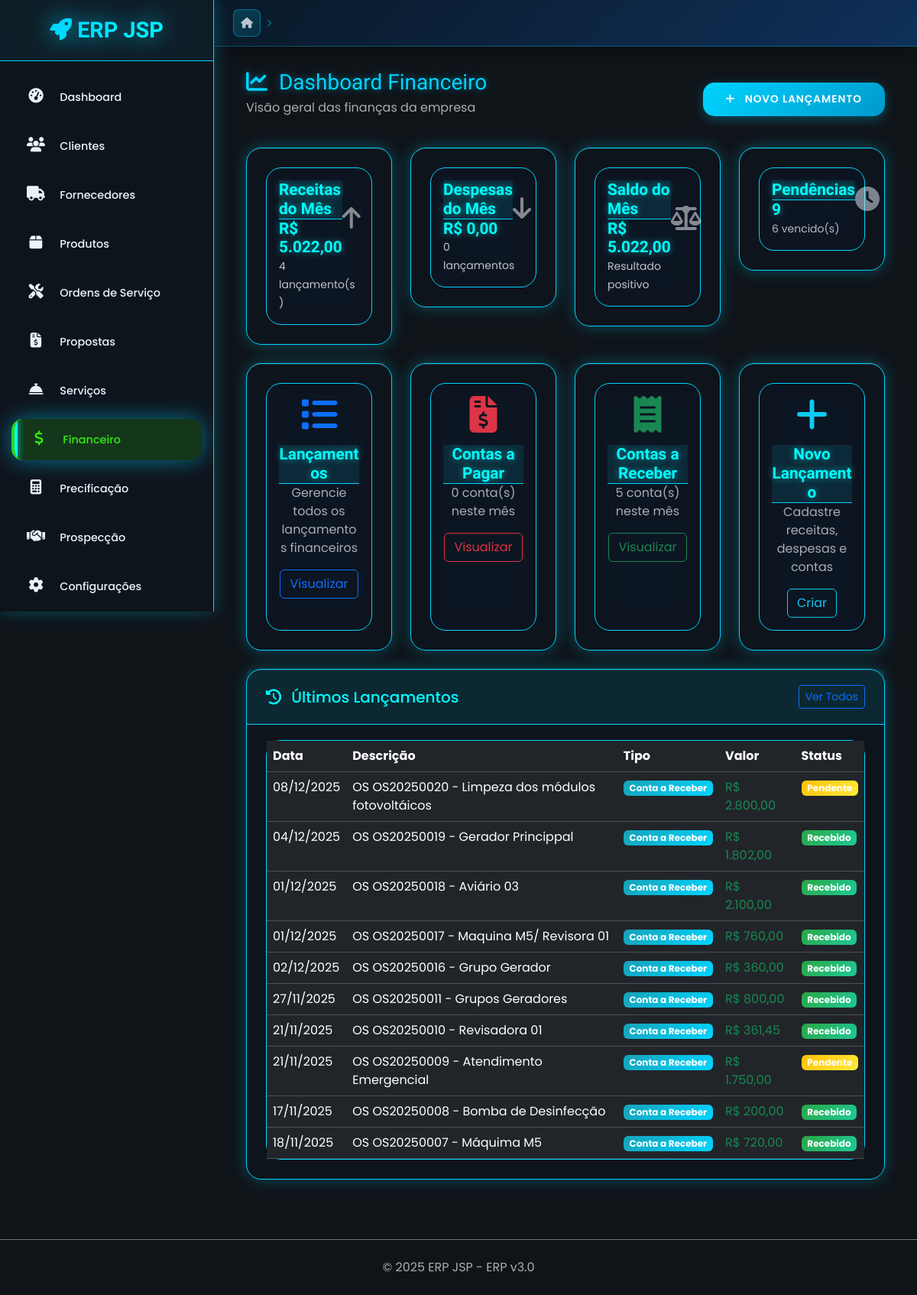
Screenshot of /financeiro/ with the database file from the repository.
### app/financeiro/financeiro_model.py (models this page shows, shortened)
class LancamentoFinanceiro(BaseModel):
    __tablename__ = 'lancamentos_financeiros'
    descricao = db.Column(db.String(255), nullable=False)
    valor = db.Column(db.Numeric(12, 2), nullable=False)
    tipo = db.Column(db.String(20), nullable=False)
    status = db.Column(db.String(20), default='pendente', nullable=False)
    categoria = db.Column(db.String(100))
    subcategoria = db.Column(db.String(100))
    data_lancamento = db.Column(db.Date, default=date.today, nullable=False)
    data_vencimento = db.Column(db.Date)
    data_pagamento = db.Column(db.Date)
    observacoes = db.Column(db.Text)
    numero_documento = db.Column(db.String(50))
    forma_pagamento = db.Column(db.String(50))
    cliente_id = db.Column(db.Integer, db.ForeignKey('clientes.id'), nullable=True)
    fornecedor_id = db.Column(db.Integer, db.ForeignKey('fornecedores.id'), nullable=True)
    ordem_servico_id = db.Column(db.Integer, db.ForeignKey('ordem_servico.id'), nullable=True)
    recorrente = db.Column(db.Boolean, default=False)
    frequencia = db.Column(db.String(20))  # mensal, anual, semanal
    cliente = db.relationship('Cliente', backref='lancamentos_financeiros', foreign_keys=[cliente_id])
    fornecedor = db.relationship('Fornecedor', backref='lancamentos_financeiros', foreign_keys=[fornecedor_id])
    ordem_servico = db.relationship('OrdemServico', backref='lancamentos_financeiros', foreign_keys=[ordem_servico_id])
    @property
    def valor_formatado(self):
        return f"R$ {self.valor:,.2f}".replace(',', 'X').replace('.', ',').replace('X', '.')
    @property
    def tipo_formatado(self):
        tipos = {
            'receita': 'Receita',
            'despesa': 'Despesa',
            'conta_receber': 'Conta a Receber',
            'conta_pagar': 'Conta a Pagar'
        }
        return tipos.get(self.tipo, self.tipo.title())
    @property
    def status_formatado(self):
        status_map = {
            'pendente': 'Pendente',
            'pago': 'Pago',
            'recebido': 'Recebido',
            'cancelado': 'Cancelado',
            'vencido': 'Vencido'
        }
        return status_map.get(self.status, self.status.title())
    @property
    def status_cor(self):
        cores = {
            'pendente': 'warning',
            'pago': 'success',
            'recebido': 'success',
            'cancelado': 'secondary',
            'vencido': 'danger'
        }
        return cores.get(self.status, 'secondary')
    @property
    def tipo_cor(self):
        cores = {
            'receita': 'success',
            'despesa': 'danger',
            'conta_receber': 'info',
            'conta_pagar': 'warning'
        }
        return cores.get(self.tipo, 'secondary')
    @classmethod
    def get_contas_receber(cls):
        return cls.query.filter_by(tipo='conta_receber', ativo=True)
    @classmethod
    def get_contas_pagar(cls):
        return cls.query.filter_by(tipo='conta_pagar', ativo=True)
    @classmethod
    def get_pendentes(cls):
        return cls.query.filter_by(status='pendente', ativo=True)
    @classmethod
    def get_vencidos(cls):
        hoje = date.today()
        return cls.query.filter(
            cls.data_vencimento < hoje,
            cls.status.in_(['pendente']),
            cls.ativo == True
        )
    @classmethod
    def get_resumo_mes(cls, mes=None, ano=None):
        if not mes:
            mes = date.today().month
        if not ano:
            ano = date.today().year
        filtro_data = db.and_(
            db.extract('month', cls.data_lancamento) == mes,
            db.extract('year', cls.data_lancamento) == ano,
            cls.ativo == True
        )
        receitas = cls.query.filter(
            filtro_data,
            cls.tipo.in_(['receita', 'conta_receber']),
            cls.status == 'recebido'
        ).all()
        despesas = cls.query.filter(
            filtro_data,
            cls.tipo.in_(['despesa', 'conta_pagar']),
            cls.status == 'pago'
        ).all()
        total_receitas = sum(float(r.valor) for r in receitas)
        total_despesas = sum(float(d.valor) for d in despesas)
        saldo = total_receitas - total_despesas
        return {
            'total_receitas': total_receitas,
            'total_despesas': total_despesas,
            'saldo': saldo,
            'qtd_receitas': len(receitas),
            'qtd_despesas': len(despesas)
        }

### app/financeiro/financeiro_routes.py (the view)
@bp_financeiro.route('/')
def dashboard():
    try:
        resumo = LancamentoFinanceiro.get_resumo_mes()
        vencidos = LancamentoFinanceiro.get_vencidos().count()
        pendentes = LancamentoFinanceiro.get_pendentes().count()
        contas_receber = LancamentoFinanceiro.get_contas_receber().filter(
            db.extract('month', LancamentoFinanceiro.data_vencimento) == date.today().month
        ).count()
        contas_pagar = LancamentoFinanceiro.get_contas_pagar().filter(
            db.extract('month', LancamentoFinanceiro.data_vencimento) == date.today().month
        ).count()
        ultimos_lancamentos = LancamentoFinanceiro.query.filter_by(ativo=True).order_by(
            LancamentoFinanceiro.criado_em.desc()
        ).limit(10).all()
        return render_template('financeiro/dashboard.html',
                             resumo=resumo,
                             vencidos=vencidos,
                             pendentes=pendentes,
                             contas_receber=contas_receber,
                             contas_pagar=contas_pagar,
                             ultimos_lancamentos=ultimos_lancamentos)
    except Exception as e:
        flash(f'Erro ao carregar dashboard: {str(e)}', 'danger')
        return render_template('financeiro/dashboard.html')

### app/financeiro/templates/financeiro/dashboard.html (shortened to what this page needs)
{% extends "base.html" %}
{% block content %}
<div class="container-fluid">
    <div class="row mb-4">
        <div class="col-12">
            <div class="d-flex justify-content-between align-items-center">
                <div>
                    <h1 class="h3 mb-1 text-neon">
                        <i class="fas fa-chart-line me-2"></i>
                        Dashboard Financeiro
                    </h1>
                    <p class="text-muted">Visão geral das finanças da empresa</p>
                </div>
                <div>
                    <a href="{{ url_for('financeiro.novo_lancamento') }}" class="btn btn-primary">
                        <i class="fas fa-plus me-2"></i>
                        Novo Lançamento
                    </a>
                </div>
            </div>
        </div>
    </div>
    <div class="row g-4 mb-4">
        <div class="col-md-3">
            <div class="card bg-success text-white">
                <div class="card-body">
                    <div class="d-flex justify-content-between">
                        <div>
                            <h6 class="card-title">Receitas do Mês</h6>
                            <h4 class="mb-0">
                                {% if resumo and resumo.total_receitas %}
                                    R$ {{ "{:,.2f}".format(resumo.total_receitas).replace(',', 'X').replace('.', ',').replace('X', '.') }}
                                {% else %}
                                    R$ 0,00
                                {% endif %}
                            </h4>
                        </div>
                        <div class="align-self-center">
                            <i class="fas fa-arrow-up fa-2x opacity-50"></i>
                        </div>
                    </div>
                    <small class="opacity-75">
                        {% if resumo and resumo.qtd_receitas %}
                            {{ resumo.qtd_receitas }} lançamento(s)
                        {% else %}
                            0 lançamentos
                        {% endif %}
                    </small>
                </div>
            </div>
        </div>
        <div class="col-md-3">
            <div class="card bg-danger text-white">
                <div class="card-body">
                    <div class="d-flex justify-content-between">
                        <div>
                            <h6 class="card-title">Despesas do Mês</h6>
                            <h4 class="mb-0">
                                {% if resumo and resumo.total_despesas %}
                                    R$ {{ "{:,.2f}".format(resumo.total_despesas).replace(',', 'X').replace('.', ',').replace('X', '.') }}
                                {% else %}
                                    R$ 0,00
                                {% endif %}
                            </h4>
                        </div>
                        <div class="align-self-center">
                            <i class="fas fa-arrow-down fa-2x opacity-50"></i>
                        </div>
                    </div>
                    <small class="opacity-75">
                        {% if resumo and resumo.qtd_despesas %}
                            {{ resumo.qtd_despesas }} lançamento(s)
                        {% else %}
                            0 lançamentos
                        {% endif %}
                    </small>
                </div>
            </div>
        </div>
        <div class="col-md-3">
            <div class="card bg-{% if resumo and resumo.saldo >= 0 %}info{% else %}warning{% endif %} text-white">
                <div class="card-body">
                    <div class="d-flex justify-content-between">
                        <div>
                            <h6 class="card-title">Saldo do Mês</h6>
                            <h4 class="mb-0">
                                {% if resumo and resumo.saldo is not none %}
                                    R$ {{ "{:,.2f}".format(resumo.saldo).replace(',', 'X').replace('.', ',').replace('X', '.') }}
                                {% else %}
                                    R$ 0,00
                                {% endif %}
                            </h4>
                        </div>
                        <div class="align-self-center">
                            <i class="fas fa-balance-scale fa-2x opacity-50"></i>
                        </div>
                    </div>
                    <small class="opacity-75">
                        {% if resumo and resumo.saldo >= 0 %}
                            Resultado positivo
                        {% else %}
                            Resultado negativo
                        {% endif %}
                    </small>
                </div>
            </div>
        </div>
        <div class="col-md-3">
            <div class="card bg-warning text-dark">
                <div class="card-body">
                    <div class="d-flex justify-content-between">
                        <div>
                            <h6 class="card-title">Pendências</h6>
                            <h4 class="mb-0">{{ pendentes or 0 }}</h4>
                        </div>
                        <div class="align-self-center">
                            <i class="fas fa-clock fa-2x opacity-50"></i>
                        </div>
                    </div>
                    <small class="opacity-75">
                        {% if vencidos %}
                            {{ vencidos }} vencido(s)
                        {% else %}
                            Nenhum vencido
                        {% endif %}
                    </small>
                </div>
            </div>
        </div>
    </div>
    <div class="row g-4 mb-4">
        <div class="col-md-3">
            <div class="card h-100">
                <div class="card-body text-center">
                    <i class="fas fa-list fa-3x text-primary mb-3"></i>
                    <h5 class="card-title">Lançamentos</h5>
                    <p class="card-text text-muted">Gerencie todos os lançamentos financeiros</p>
                    <a href="{{ url_for('financeiro.listar_lancamentos') }}" class="btn btn-outline-primary">
                        Visualizar
                    </a>
                </div>
            </div>
        </div>
        <div class="col-md-3">
            <div class="card h-100">
                <div class="card-body text-center">
                    <i class="fas fa-file-invoice-dollar fa-3x text-danger mb-3"></i>
                    <h5 class="card-title">Contas a Pagar</h5>
                    <p class="card-text text-muted">{{ contas_pagar or 0 }} conta(s) neste mês</p>
                    <a href="{{ url_for('financeiro.contas_pagar') }}" class="btn btn-outline-danger">
                        Visualizar
                    </a>
                </div>
            </div>
        </div>
        <div class="col-md-3">
            <div class="card h-100">
                <div class="card-body text-center">
                    <i class="fas fa-receipt fa-3x text-success mb-3"></i>
                    <h5 class="card-title">Contas a Receber</h5>
                    <p class="card-text text-muted">{{ contas_receber or 0 }} conta(s) neste mês</p>
                    <a href="{{ url_for('financeiro.contas_receber') }}" class="btn btn-outline-success">
                        Visualizar
                    </a>
                </div>
            </div>
        </div>
        <div class="col-md-3">
            <div class="card h-100">
                <div class="card-body text-center">
                    <i class="fas fa-plus fa-3x text-info mb-3"></i>
                    <h5 class="card-title">Novo Lançamento</h5>
                    <p class="card-text text-muted">Cadastre receitas, despesas e contas</p>
                    <a href="{{ url_for('financeiro.novo_lancamento') }}" class="btn btn-outline-info">
                        Criar
                    </a>
                </div>
            </div>
        </div>
    </div>
    {% if ultimos_lancamentos %}
    <div class="row">
        <div class="col-12">
            <div class="card">
                <div class="card-header d-flex justify-content-between align-items-center">
                    <h5 class="mb-0">
                        <i class="fas fa-history me-2"></i>
                        Últimos Lançamentos
                    </h5>
                    <a href="{{ url_for('financeiro.listar_lancamentos') }}" class="btn btn-sm btn-outline-primary">
                        Ver Todos
                    </a>
                </div>
                <div class="card-body p-0">
                    <div class="table-responsive">
                        <table class="table table-hover mb-0">
                            <thead class="table-dark">
                                <tr>
                                    <th>Data</th>
                                    <th>Descrição</th>
                                    <th>Tipo</th>
                                    <th>Valor</th>
                                    <th>Status</th>
                                </tr>
                            </thead>
                            <tbody>
                                {% for lancamento in ultimos_lancamentos %}
                                <tr>
                                    <td>{{ lancamento.data_lancamento.strftime('%d/%m/%Y') }}</td>
                                    <td>{{ lancamento.descricao }}</td>
                                    <td>
                                        <span class="badge bg-{{ lancamento.tipo_cor }}">
                                            {{ lancamento.tipo_formatado }}
                                        </span>
                                    </td>
                                    <td class="{% if lancamento.tipo in ['receita', 'conta_receber'] %}text-success{% else %}text-danger{% endif %}">
                                        {{ lancamento.valor_formatado }}
                                    </td>
                                    <td>
                                        <span class="badge bg-{{ lancamento.status_cor }}">
                                            {{ lancamento.status_formatado }}
                                        </span>
                                    </td>
                                </tr>
                                {% endfor %}
                            </tbody>
                        </table>
                    </div>
                </div>
            </div>
        </div>
    </div>
    {% endif %}
</div>
{% endblock %}

### rows the page displays
LancamentoFinanceiro: data_lancamento "08/12/2025", descricao "OS OS20250020 - Limpeza dos módulos fotovoltáicos", tipo_formatado "Conta a Receber", valor_formatado "R$ 2.800,00", status_formatado "Pendente"
LancamentoFinanceiro: data_lancamento "04/12/2025", descricao "OS OS20250019 - Gerador Princippal", tipo_formatado "Conta a Receber", valor_formatado "R$ 1.802,00", status_formatado "Recebido"
LancamentoFinanceiro: data_lancamento "01/12/2025", descricao "OS OS20250018 - Aviário 03", tipo_formatado "Conta a Receber", valor_formatado "R$ 2.100,00", status_formatado "Recebido"
LancamentoFinanceiro: data_lancamento "01/12/2025", descricao "OS OS20250017 - Maquina M5/ Revisora 01", tipo_formatado "Conta a Receber", valor_formatado "R$ 760,00", status_formatado "Recebido"
LancamentoFinanceiro: data_lancamento "02/12/2025", descricao "OS OS20250016 - Grupo Gerador", tipo_formatado "Conta a Receber", valor_formatado "R$ 360,00", status_formatado "Recebido"
LancamentoFinanceiro: data_lancamento "27/11/2025", descricao "OS OS20250011 - Grupos Geradores", tipo_formatado "Conta a Receber", valor_formatado "R$ 800,00", status_formatado "Recebido"
LancamentoFinanceiro: data_lancamento "21/11/2025", descricao "OS OS20250010 - Revisadora 01", tipo_formatado "Conta a Receber", valor_formatado "R$ 361,45", status_formatado "Recebido"
LancamentoFinanceiro: data_lancamento "21/11/2025", descricao "OS OS20250009 - Atendimento Emergencial", tipo_formatado "Conta a Receber", valor_formatado "R$ 1.750,00", status_formatado "Pendente"
LancamentoFinanceiro: data_lancamento "17/11/2025", descricao "OS OS20250008 - Bomba de Desinfecção", tipo_formatado "Conta a Receber", valor_formatado "R$ 200,00", status_formatado "Recebido"
LancamentoFinanceiro: data_lancamento "18/11/2025", descricao "OS OS20250007 - Máquima M5", tipo_formatado "Conta a Receber", valor_formatado "R$ 720,00", status_formatado "Recebido"

### other values shown
{{ COMPANY_NAME }} "ERP JSP"
{{ resumo.qtd_receitas }} "4"
{{ pendentes or 0 }} "9"
{{ vencidos }} "6"
{{ contas_pagar or 0 }} "0"
{{ contas_receber or 0 }} "5"
{{ SYSTEM_VERSION }} "3.0"
